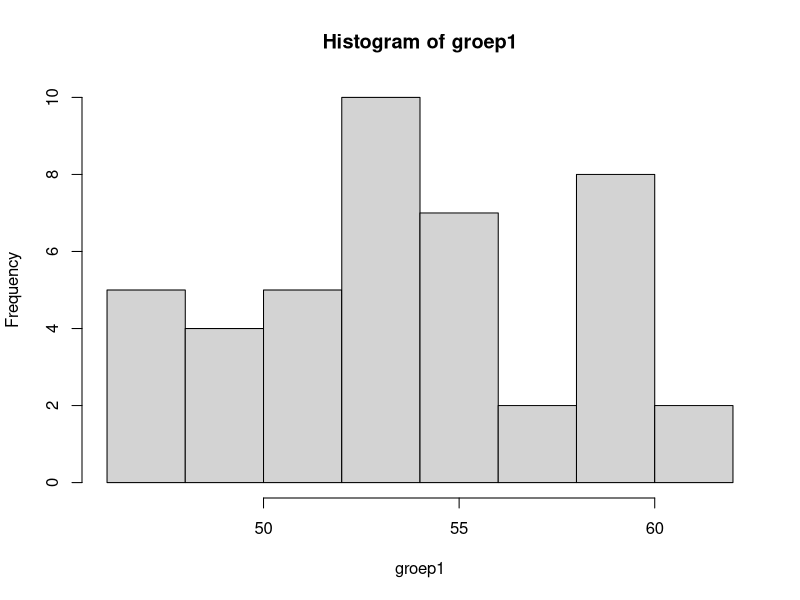
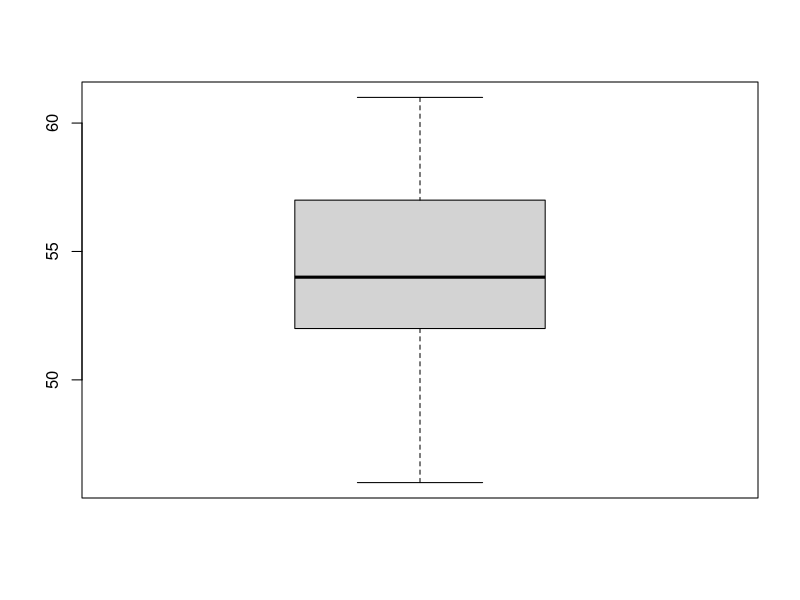

Write the R code that produced these figures, in order. (Note: this script raises an error after producing the figures.)
## ---- chunk 1
testdata <- function(k, q0, q1, q2, q3, q4){
	x <- as.integer(round( c(runif(k, min = q0, max = q1),
							 runif(k, min = q1, max = q2),
							 runif(k, min = q2, max = q3),
							 runif(k, min = q3, max = q4),
							 q1, q2, q3)))
	return(x)
}
## ---- chunk 2
groep1 = testdata(k =10, q0 = 45, q1 = 52, q2 = 54, q3 = 57, q4 = 61)
table(groep1)
hist(groep1)
boxplot(groep1)
## ---- chunk 3
ggplot() + 
	geom_boxplot(aes(y = groep1)) + 
	scale_x_discrete()
## ---- chunk 4
groep2 = testdata(k =10, q0 = 38, q1 = 43, q2 = 47, q3 = 50, q4 = 58)
mydf <- data.frame(groep1, groep2)
boxplot(mydf)
## ---- chunk 5
groep3 <- testdata(k = 9, q0 = 38, q1 = 43, q2 = 47, q3 = 50, q4 = 58)
mylist <- list(groep1 = groep1, groep3 = groep3)
boxplot(mylist)
## ---- chunk 6
worpen <- sample(c("k", "m"), size = 15, replace = TRUE)
worpen
table(worpen)
## ---- chunk 7
worpen <- sample(0:1, size = 15, replace = TRUE)
worpen
table(worpen)
## ---- chunk 8
worpen <- sample(1:6, size = 50, replace = TRUE)
table(worpen)
## ---- chunk 9
meisjes <- rbinom(1, size = 400, prob = 0.488)
meisjes
## ---- chunk 10
n = 1000
meisjes <- rbinom(n, size = 400, prob = 0.488)
hist(meisjes)
## ---- chunk 11
y <- rpois(n = 100, lambda = 5)
summary(y)
hist(y)
## ---- chunk 12
z <- rpois(n = 100, lambda = 100)
summary(z)
hist(z)
## ---- chunk 13
personen <- function (aantal = 1000, add_id = FALSE, seed = 123) {
	set.seed(seed)
  randomset <- stats::runif(aantal)
	data <- data.frame(leeftijd = sample(16:95, aantal, replace = TRUE),
					   geslacht = sample(c("Man", "Vrouw", "Onbekend"), prob = c(0.49, 0.49, 0.02), aantal, replace = TRUE),
					   oogkleur = sample(c("Blauw", "Groen", "Bruin"), size = aantal, replace = TRUE),
					   schoenmaat = trunc(stats::rnorm(aantal, mean = 43, sd = 3)),
					   iq = trunc(stats::rnorm(aantal, mean = 100, sd = 20)),
					   opleiding = sample(c(0:100), aantal, replace = TRUE),
					   inkomen = sample(c(0:100), aantal, replace = TRUE),
					   handset = sample(c("Apple", "Android", "Anders"), prob = c(0.4, 0.5, 0.1), aantal, replace = TRUE),
					   huisdier = sample(c("Hond", "Kat", "Anders", "Geen"), prob = c(0.23, 0.22, 0.11, 0.35), aantal, replace = TRUE),
					   pizza = sample(c("Margherita", "Prosciutto", "Frute di Mare", "Hawai", "Quattro Stagioni", "Tonno"), aantal, replace = TRUE),
					   ijsje = sample(c("Vanille", "Chocolade", "Aardbei", "Citroen", "Cookie", "Hazelnoot", "Pistache"), prob = c(0.3, 0.2, 0.2, 0.1, 0.1, 0.05, 0.05), aantal, replace = TRUE),
					   knoflook = as.integer(sample(0:1, aantal, prob = c(0.4, 0.6), replace = TRUE)),
					   sushi = as.integer(sample(0:1, aantal, prob = c(0.5, 0.5), replace = TRUE)),
					   beatles = as.integer(sample(0:1, aantal, prob = c(0.6, 0.4), replace = TRUE)),
					   bier = as.integer(sample(0:1, aantal, prob = c(0.6, 0.4), replace = TRUE)))
	data$beatles <- ifelse(data$beatles + data$leeftijd/50 * randomset >= 1, 1L, 0L)
	data$bier <- ifelse(data$geslacht == "Man" & randomset >= 0.2, 1L, data$bier)
	data$sushi <- ifelse(data$leeftijd/75 + randomset/4 >= 1, 0L, data$sushi)
	data$schoenmaat <- ifelse(data$geslacht == "Vrouw" & randomset >= 0.3, data$schoenmaat - 1.8, data$schoenmaat)
	data$inkomen <- ifelse(data$opleiding > 50 & randomset > 0.3, data$inkomen + data$opleiding/2, data$inkomen)
	data$handset <- ifelse(data$handset == "Android" & data$inkomen > 75 & data$opleiding < 25, "Apple", data$handset)
	if (add_id) {
		data <- data |> add_var_id(name = "id")
	}
	as.data.frame(data)
}
## ---- chunk 14
mijnpersonen <- personen(aantal = 100)
